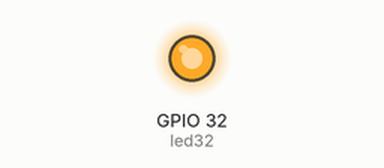
This sketch was run on a simulated ESP32. Shown: output pins drawn as LEDs (lit = HIGH).

Above: at 0.1 s.
Timing chart, 0 to 1.6 s (numbered marks = the images above):
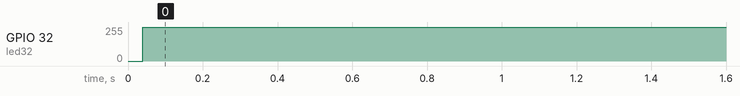

The sketch:

LED_PWM.ino
```cpp
//目标：呼吸灯

const int led32 = 32; //32号GPIO脚(绿灯)
const int led33 = 33; //33号GPIO脚(红灯)

void setup() {
    pinMode(led32,OUTPUT);
    //pinMode(led33,OUTPUT);

}

void loop() {                     //在一个周期内使得高电平和低电平分别占有不同的比率，它们结合后会产生不同的电压，本例1份LOW,9份HIGH，故电压为0.5V
  digitalWrite(led32,LOW);
  digitalWrite(led32,HIGH);
  digitalWrite(led32,HIGH);
  digitalWrite(led32,HIGH);
  digitalWrite(led32,HIGH);
  digitalWrite(led32,HIGH);
  digitalWrite(led32,HIGH);
  digitalWrite(led32,HIGH);
  digitalWrite(led32,HIGH);
  digitalWrite(led32,HIGH);


}
```

Measured:
- by itself, GPIO 32 (led32): 0/255 → 253/255 at 0.04 s
